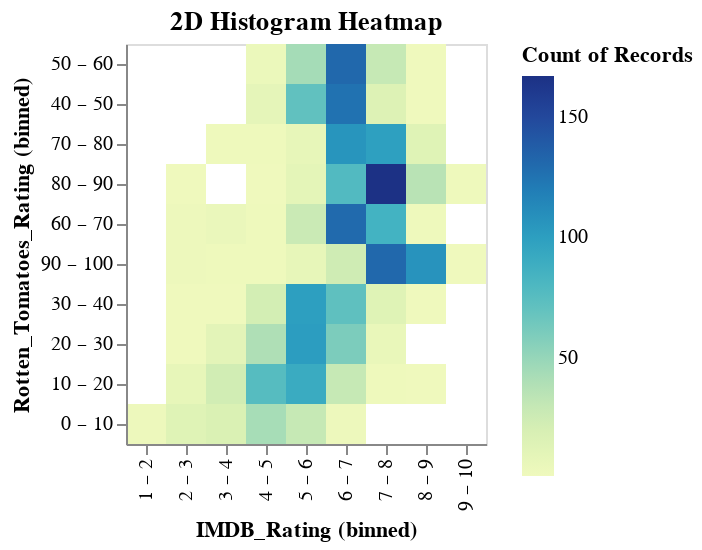

Notebook cell for this chart:
### Markdown cell above
## 2D Histogram Heatmap

### Code cell
@vlplot(
  title = "2D Histogram Heatmap",
  data = movies,
  mark = :rect, # The mark is a circle for scatterplot
  x = {"IMDB_Rating:o", bin = true}, # The x is binned, bin={maxbins=n} to control 
  y = {"Rotten_Tomatoes_Rating:o", bin = true, sort = "-x"}, # The y value is binned and ordered desending, bin={maxbins=n} to control
  color = "count()"

)

### Figure 1 — Vega-Lite specification as saved in the notebook (floating-point values rounded to 4 significant figures; data arrays with more than 128 entries replaced by an {"elided": "..."} marker saying what was removed)
{"title": "2D Histogram Heatmap", "data": {"values": {"elided": "2260 records"}}, "mark": "rect", "encoding": {"x": {"bin": true, "field": "IMDB_Rating", "type": "ordinal"}, "y": {"bin": true, "sort": "-x", "field": "Rotten_Tomatoes_Rating", "type": "ordinal"}, "color": {"aggregate": "count", "type": "quantitative"}}}
